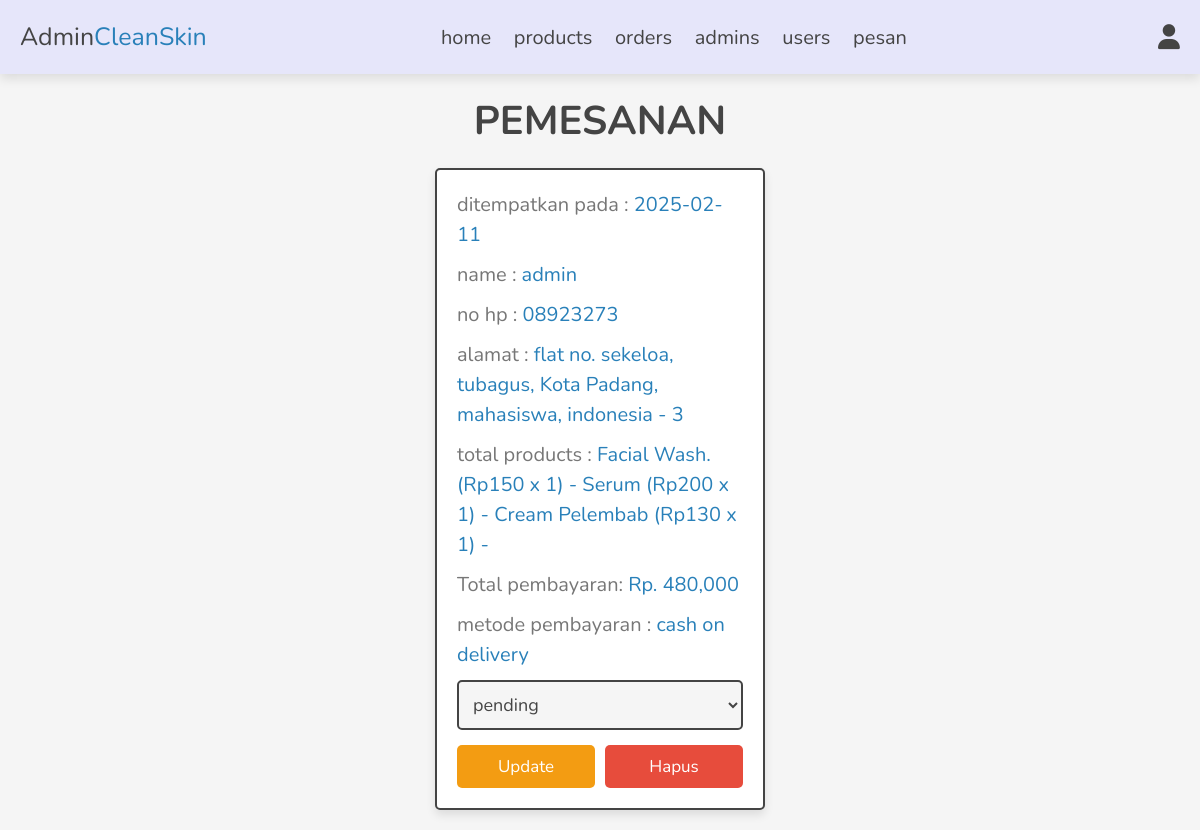
/admin/placed_orders.php (signed in), run on the app's committed database.
### tables this page shows
CREATE TABLE `orders` (
  `id` int(100) NOT NULL,
  `user_id` int(100) NOT NULL,
  `name` varchar(20) NOT NULL,
  `number` varchar(10) NOT NULL,
  `email` varchar(50) NOT NULL,
  `method` varchar(50) NOT NULL,
  `address` varchar(500) NOT NULL,
  `total_products` varchar(1000) NOT NULL,
  `total_price` int(100) NOT NULL,
  `placed_on` date NOT NULL DEFAULT current_timestamp(),
  `payment_status` varchar(20) NOT NULL DEFAULT 'pending'
);

### admin/placed_orders.php (the view, shortened to what this page needs)
<?php
include '../components/connect.php';
?>
<!DOCTYPE html>
<html lang="en">
<head>
   <link rel="stylesheet" href="../css/all.min.css">
   <link rel="stylesheet" href="../css/admin_style.css">
</head>
<body>
<?php include '../components/admin_header.php'; ?>
<section class="orders">
<h1 class="heading">Pemesanan</h1>
<div class="box-container">
   <?php
      $select_orders = $conn->prepare("SELECT * FROM `orders`");
      $select_orders->execute();
      if($select_orders->rowCount() > 0){
         while($fetch_orders = $select_orders->fetch(PDO::FETCH_ASSOC)){
   ?>
   <div class="box">
      <p> ditempatkan pada : <span><?= $fetch_orders['placed_on']; ?></span> </p>
      <p> name : <span><?= $fetch_orders['name']; ?></span> </p>
      <p> no hp : <span><?= $fetch_orders['number']; ?></span> </p>
      <p> alamat : <span><?= $fetch_orders['address']; ?></span> </p>
      <p> total products : <span><?= $fetch_orders['total_products']; ?></span> </p>
      <p> Total pembayaran: <span>Rp. <?= number_format($fetch_orders['total_price'], 3, ',', '.'); ?></span> </p>
      <p> metode pembayaran : <span><?= $fetch_orders['method']; ?></span> </p>
      <form action="" method="post">
         <select name="payment_status" class="select">
            <option selected disabled><?= $fetch_orders['payment_status']; ?></option>
         </select>
        <div class="flex-btn">
         <input type="submit" value="update" class="option-btn" name="update_payment">
         <a href="placed_orders.php?delete=<?= $fetch_orders['id']; ?>" class="delete-btn" onclick="return confirm('hapus pesanan ini?');">Hapus</a>
        </div>
      </form>
   </div>
   <?php
         }
      }else{
         echo '<p class="empty">belum ada pesanan!</p>';
      }
   ?>
</div>
</section>
</body>
</html>

### css/admin_style.css (style rules this page uses)
:root { --main-color: #2980b9; --orange: #f39c12; --red: #e74c3c; --black: #444; --white: #fff; --light-color: #777; --light-bg: #f5f5f5; --border: 0.2rem solid var(--black); --box-shadow: 0 0.5rem 1rem rgba(0, 0, 0, 0.1); }
* { font-family: "Nunito", sans-serif; margin: 0; padding: 0; box-sizing: border-box; outline: none; border: none; text-decoration: none; }
html { font-size: 62.5%; overflow-x: hidden; }
body { background-color: var(--light-bg); }
section { padding: 2rem; max-width: 1200px; margin: 0 auto; }
.heading { font-size: 4rem; color: var(--black); margin-bottom: 2rem; text-align: center; text-transform: uppercase; }
.btn, .delete-btn, .option-btn { display: block; width: 100%; margin-top: 1rem; border-radius: 0.5rem; padding: 1rem 3rem; font-size: 1.7rem; text-transform: capitalize; color: var(--white); cursor: pointer; text-align: center; }
.option-btn { background-color: var(--orange); }
.delete-btn { background-color: var(--red); }
.flex-btn { display: flex; gap: 1rem; }
.orders .box-container { display: grid; grid-template-columns: repeat(auto-fit, 33rem); gap: 1.5rem; align-items: flex-start; justify-content: center; }
.orders .box-container .box { padding: 2rem; padding-top: 1rem; border-radius: 0.5rem; border: var(--border); background-color: var(--white); box-shadow: var(--box-shadow); }
.orders .box-container .box p { line-height: 1.5; font-size: 2rem; color: var(--light-color); margin: 1rem 0; }
.orders .box-container .box p span { color: var(--main-color); }
.orders .box-container .select { margin-bottom: 0.5rem; width: 100%; background-color: var(--light-bg); padding: 1rem; font-size: 1.8rem; color: var(--black); border-radius: 0.5rem; border: var(--border); }

### data on the page
orders: placed_on "2025-02-11", name "admin", number "08923273", address "flat no. sekeloa, tubagus, Kota Padang, mahasiswa, indonesia - 3", total_products "Facial Wash. (Rp150 x 1) - Serum (Rp200 x 1) - Cream Pelembab (Rp130 x 1) -", total_price "480,000", method "cash on delivery", payment_status "pending"
